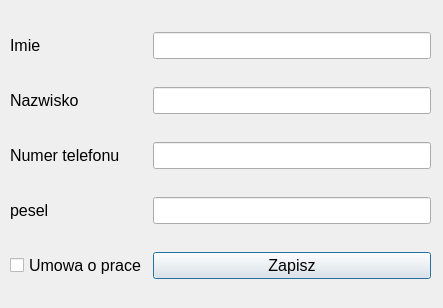
<?xml version="1.0" encoding="UTF-8"?>
<ui version="4.0">
 <class>Dialog</class>
 <widget class="QDialog" name="Dialog">
  <property name="geometry">
   <rect>
    <x>0</x>
    <y>0</y>
    <width>443</width>
    <height>308</height>
   </rect>
  </property>
  <property name="font">
   <font>
    <pointsize>12</pointsize>
   </font>
  </property>
  <property name="windowTitle">
   <string>Dialog</string>
  </property>
  <widget class="QWidget" name="gridLayoutWidget">
   <property name="geometry">
    <rect>
     <x>10</x>
     <y>10</y>
     <width>421</width>
     <height>291</height>
    </rect>
   </property>
   <layout class="QGridLayout" name="gridLayout">
    <item row="3" column="0">
     <widget class="QLabel" name="label_3">
      <property name="text">
       <string>pesel</string>
      </property>
     </widget>
    </item>
    <item row="2" column="0">
     <widget class="QLabel" name="label_4">
      <property name="text">
       <string>Numer telefonu</string>
      </property>
     </widget>
    </item>
    <item row="1" column="0">
     <widget class="QLabel" name="label_2">
      <property name="text">
       <string>Nazwisko</string>
      </property>
     </widget>
    </item>
    <item row="0" column="0">
     <widget class="QLabel" name="label">
      <property name="text">
       <string>Imie</string>
      </property>
     </widget>
    </item>
    <item row="4" column="0">
     <widget class="QCheckBox" name="umowa">
      <property name="text">
       <string>Umowa o prace</string>
      </property>
     </widget>
    </item>
    <item row="4" column="1">
     <widget class="QPushButton" name="zapisz">
      <property name="text">
       <string>Zapisz</string>
      </property>
     </widget>
    </item>
    <item row="0" column="1">
     <widget class="QLineEdit" name="imie"/>
    </item>
    <item row="1" column="1">
     <widget class="QLineEdit" name="nazwisko"/>
    </item>
    <item row="2" column="1">
     <widget class="QLineEdit" name="telefon"/>
    </item>
    <item row="3" column="1">
     <widget class="QLineEdit" name="pesel"/>
    </item>
   </layout>
  </widget>
 </widget>
 <resources/>
 <connections/>
</ui>
